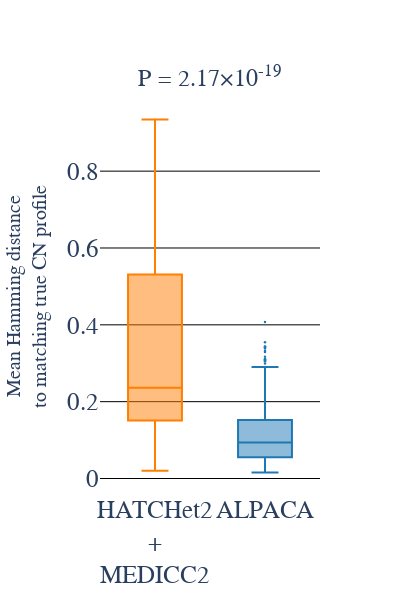

Notebook code cell kept with this figure:
### Code cell
from plotting_functions import make_error_comparison_plot
palette_path = f'../../_assets/publication_palette.json'
matching_distance_results.rename(columns={'alpaca_score':'alpaca','MEDICC2':'hatchet'},inplace=True)
w=400
h=600
lables_font_size=25
annotation_font_size=12
scale=1
fig_H, results = make_error_comparison_plot(
    cohort_results=matching_distance_results,
    palette_path=palette_path,
    y_axis_title='Mean Hamming distance<br>to matching true CN profile',
    w=w,
    h=h,
    font_size=lables_font_size)
fig_H.update_traces(name="HATCHet2<br>+<br>MEDICC2", selector=dict(name="HATCHet"))
fig_H.write_image(f'../../figures/Fig1d_hamming_comparison_boxplot_alpaca_vs_hatchet.pdf', width=w, height=h,scale=scale)
fig_H.show()

### Figure 1 — Plotly figure (JSON) as saved in the notebook; plotly's stock layout.template omitted (floating-point values rounded to 4 significant figures; data arrays with more than 128 entries replaced by an {"elided": "..."} marker saying what was removed)
{"data": [{"boxpoints": "outliers", "jitter": 0, "line": {"color": "#FF7F00", "width": 2}, "marker": {"size": 2.5}, "name": "HATCHet2<br>+<br>MEDICC2", "orientation": "v", "pointpos": 0, "type": "box", "y": {"elided": "149 float values"}}, {"boxpoints": "outliers", "jitter": 0, "line": {"color": "#1F78B4", "width": 2}, "marker": {"size": 2.5}, "name": "ALPACA", "orientation": "v", "pointpos": 0, "type": "box", "y": {"elided": "149 float values"}}], "layout": {"annotations": [{"align": "left", "font": {"size": 24}, "showarrow": false, "text": "P = 2.17×10<sup>-19</sup>", "x": 0.5, "xref": "paper", "y": 1.1, "yref": "paper"}], "font": {"family": "Arial", "size": 25}, "height": 600, "paper_bgcolor": "white", "plot_bgcolor": "white", "showlegend": false, "title": {"text": ""}, "width": 400, "xaxis": {"showgrid": true}, "yaxis": {"gridcolor": "black", "gridwidth": 1, "showgrid": true, "title": {"font": {"family": "Arial", "size": 20}, "text": "Mean Hamming distance<br>to matching true CN profile"}, "zeroline": true, "zerolinecolor": "black", "zerolinewidth": 1}}}
